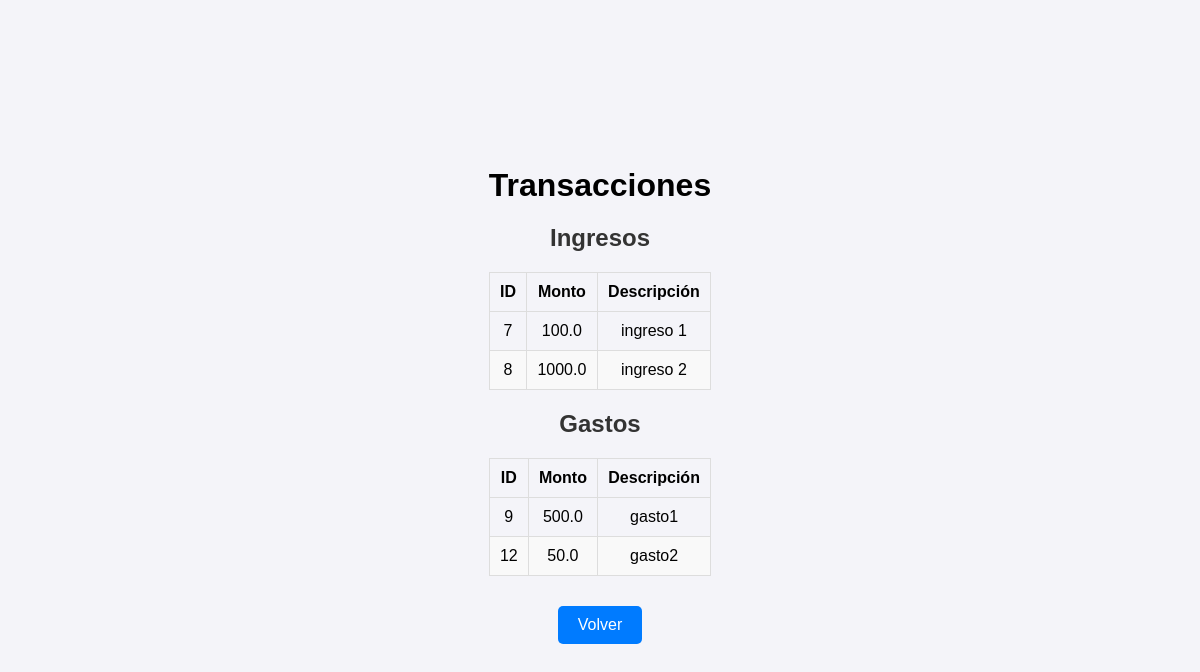
The page /transacciones on the database as committed earlier.
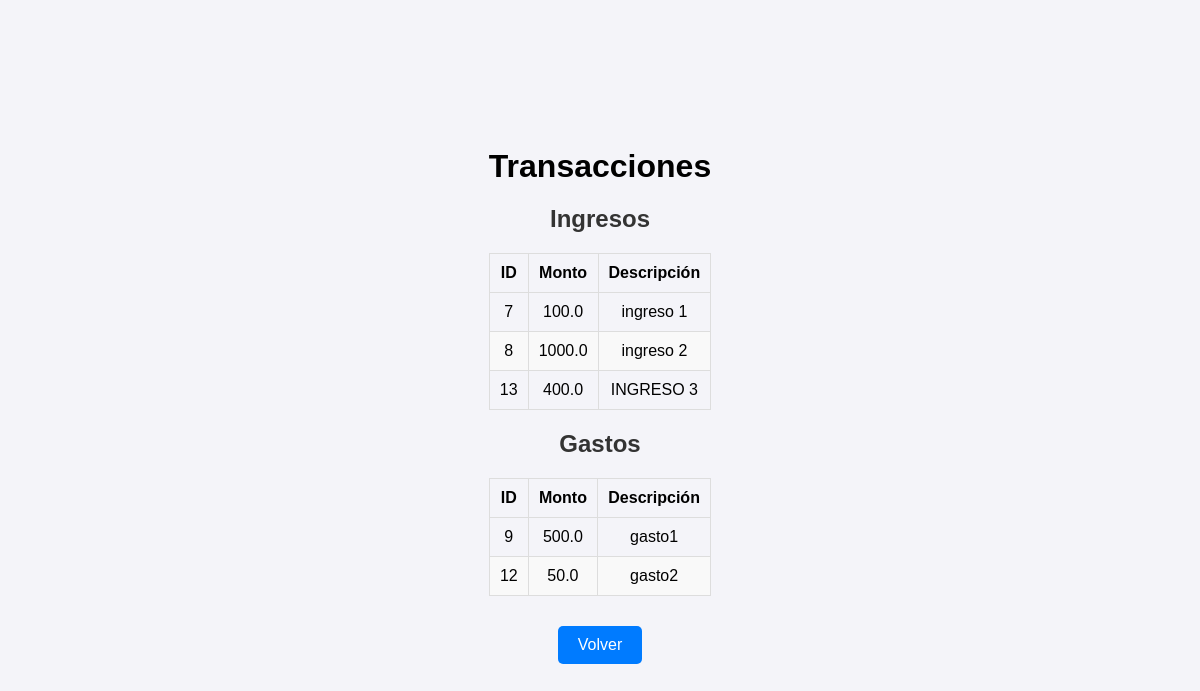
The same page on the database as committed later.
### tables this page shows
CREATE TABLE transactions (
                        id INTEGER PRIMARY KEY AUTOINCREMENT,
                        type TEXT NOT NULL,
                        amount REAL NOT NULL,
                        description TEXT
                     );

### app.py (the view)
@app.route('/transacciones')
def transacciones():
    with sqlite3.connect(DB_PATH) as conn:
        c = conn.cursor()
        c.execute("SELECT * FROM transactions WHERE type = 'income'")
        ingresos = c.fetchall()
        c.execute("SELECT * FROM transactions WHERE type = 'expense'")
        gastos = c.fetchall()
    return render_template('transacciones.html', ingresos=ingresos, gastos=gastos)

### templates/transacciones.html (shortened to what this page needs)
<!DOCTYPE html>
<html lang="en">
<head>
    <link rel="stylesheet" href="{{ url_for('static', filename='style.css') }}">
</head>
<body>
    <div class="container">
        <h1>Transacciones</h1>
        <h2>Ingresos</h2>
        <table>
            <thead>
                <tr>
                    <th>ID</th>
                    <th>Monto</th>
                    <th>Descripción</th>
                </tr>
            </thead>
            <tbody>
                {% for ingreso in ingresos %}
                <tr>
                    <td>{{ ingreso[0] }}</td>
                    <td>{{ ingreso[2] }}</td>
                    <td>{{ ingreso[3] }}</td>
                </tr>
                {% else %}
                <tr>
                    <td colspan="3">No hay ingresos registrados.</td>
                </tr>
                {% endfor %}
            </tbody>
        </table>
        <h2>Gastos</h2>
        <table>
            <thead>
                <tr>
                    <th>ID</th>
                    <th>Monto</th>
                    <th>Descripción</th>
                </tr>
            </thead>
            <tbody>
                {% for gasto in gastos %}
                <tr>
                    <td>{{ gasto[0] }}</td>
                    <td>{{ gasto[2] }}</td>
                    <td>{{ gasto[3] }}</td>
                </tr>
                {% else %}
                <tr>
                    <td colspan="3">No hay gastos registrados.</td>
                </tr>
                {% endfor %}
            </tbody>
        </table>
        <button onclick="window.location.href='/'">Volver</button>
    </div>
</body>
</html>

### static/style.css (style rules this page uses)
body { font-family: Arial, sans-serif; margin: 0; padding: 0; background-color: #f4f4f9; display: flex; justify-content: center; align-items: center; height: 100vh; }
.container { text-align: center; }
h1 { margin-bottom: 20px; }
button { padding: 10px 20px; font-size: 16px; background-color: #007bff; color: #fff; border: none; border-radius: 5px; cursor: pointer; }
button { padding: 10px 20px; font-size: 16px; background-color: #007bff; color: #fff; border: none; border-radius: 5px; cursor: pointer; margin: 10px 0; }
table { width: 100%; border-collapse: collapse; margin: 20px 0; }
table th, table td { border: 1px solid #ddd; padding: 10px; text-align: center; }
table th { background-color: #f4f4f9; }
h2 { text-align: center; margin-top: 20px; color: #333; }
table tbody tr:nth-child(even) { background-color: #f9f9f9; }

Rows that differ between the two databases and show on the page:
added transactions: id "13", amount "400.0", description "INGRESO 3", shown under "Ingresos"
